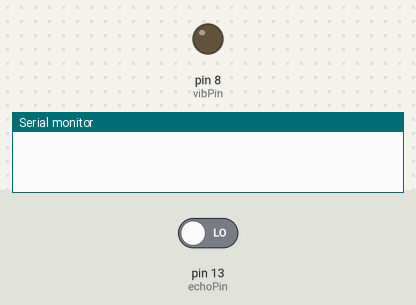
The sketch below on a simulated Arduino Uno, built with avr-gcc and run on an emulated ATmega328P. Parts: output pins drawn as LEDs (lit = HIGH), the last lines printed to the serial monitor. The test bench sets the inputs (shaded band); at power-on: pin 13 (echoPin) LOW. Pins used as bus, display or sensor lines are not drawn.

Above: at 25.4 s.
At 51.3 s:
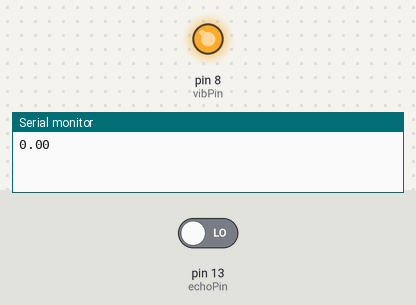
Timing chart, 0 to 67.5 s (numbered marks = the images above):
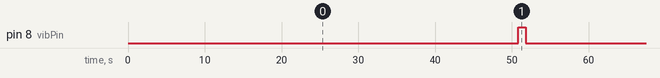

Measured:
- by itself, pin 8 (vibPin): alternates HIGH for 1.0 s and LOW for 50.9 s

The sketch:

sketch_aug5c_blind_shoes_update.ino
```cpp
int vibPin = 8;
int echoPin = 13;
int trigPin = 12;

float distance;
int duration;
int i;
float total;
float avgDistance;
int numMeas = 50;


void setup() {
  // put your setup code here, to run once:
pinMode(vibPin,OUTPUT);
pinMode(echoPin, INPUT);
pinMode(trigPin,OUTPUT);
Serial.begin(9600);
}

void loop() {
  // put your main code here, to run repeatedly:
  total = 0;
for(i=1;i<=numMeas;i++){
  digitalWrite(trigPin,LOW);
  delayMicroseconds(2);
  digitalWrite(trigPin,HIGH);
  delayMicroseconds(10);
  digitalWrite(trigPin,HIGH);

  duration = pulseIn(echoPin,HIGH);

  distance = duration * 0.034/2;
  total += distance;
  delay(15);
}
avgDistance = total/numMeas;
Serial.println(avgDistance);
delay(50);

if(avgDistance < 15){
  digitalWrite(vibPin,HIGH);
  delay(1000);
  digitalWrite(vibPin,LOW);
  delay(100);
}else{
  digitalWrite(vibPin,LOW);
}
}
```
